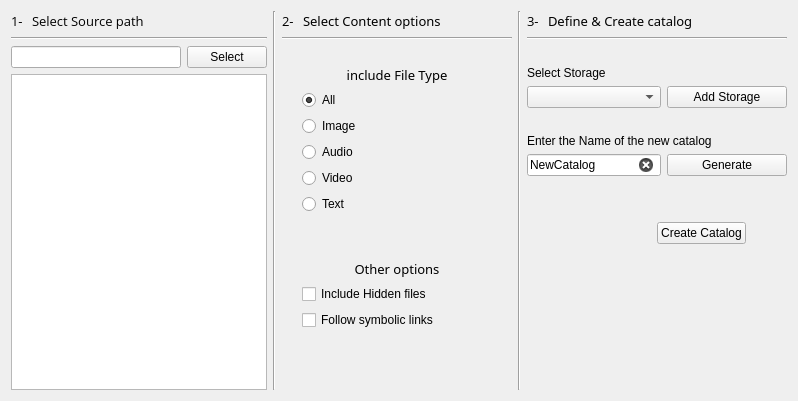
      <widget class="QWidget" name="tab_Create">
       <attribute name="icon">
        <iconset theme="journal-new">
         <normaloff>.</normaloff>.</iconset>
       </attribute>
       <attribute name="title">
        <string>Create</string>
       </attribute>
       <attribute name="toolTip">
        <string>Create a catalog</string>
       </attribute>
       <layout class="QGridLayout" name="gridLayout_3">
        <item row="0" column="2">
         <layout class="QVBoxLayout" name="Create_verticalLayout_2_OptionsButton">
          <item>
           <layout class="QHBoxLayout" name="horizontalLayout_2">
            <item>
             <widget class="QLabel" name="Create_label_SelectThePath_4">
              <property name="minimumSize">
               <size>
                <width>0</width>
                <height>0</height>
               </size>
              </property>
              <property name="maximumSize">
               <size>
                <width>25</width>
                <height>16777215</height>
               </size>
              </property>
              <property name="font">
               <font>
                <family>Open Sans</family>
                <pointsize>10</pointsize>
               </font>
              </property>
              <property name="text">
               <string>2- </string>
              </property>
              <property name="margin">
               <number>6</number>
              </property>
             </widget>
            </item>
            <item>
             <widget class="QLabel" name="Create_label_SelectContent">
              <property name="font">
               <font>
                <family>Noto Sans</family>
                <pointsize>10</pointsize>
               </font>
              </property>
              <property name="text">
               <string>Select Content options</string>
              </property>
              <property name="margin">
               <number>6</number>
              </property>
             </widget>
            </item>
            <item>
             <spacer name="horizontalSpacer_3">
              <property name="orientation">
               <enum>Qt::Horizontal</enum>
              </property>
              <property name="sizeHint" stdset="0">
               <size>
                <width>40</width>
                <height>20</height>
               </size>
              </property>
             </spacer>
            </item>
           </layout>
          </item>
          <item>
           <widget class="Line" name="Create_hline_02">
            <property name="minimumSize">
             <size>
              <width>230</width>
              <height>0</height>
             </size>
            </property>
            <property name="orientation">
             <enum>Qt::Horizontal</enum>
            </property>
           </widget>
          </item>
          <item>
           <layout class="QVBoxLayout" name="Create_verticalLayout_includeFileType">
            <property name="leftMargin">
             <number>20</number>
            </property>
            <property name="topMargin">
             <number>20</number>
            </property>
            <property name="rightMargin">
             <number>20</number>
            </property>
            <property name="bottomMargin">
             <number>20</number>
            </property>
            <item>
             <widget class="QLabel" name="Create_label_includeFileType">
              <property name="font">
               <font>
                <family>Noto Sans</family>
                <pointsize>10</pointsize>
                <kerning>true</kerning>
               </font>
              </property>
              <property name="text">
               <string>include File Type</string>
              </property>
              <property name="alignment">
               <set>Qt::AlignCenter</set>
              </property>
             </widget>
            </item>
            <item>
             <widget class="QRadioButton" name="Create_radioButton_FileType_Any">
              <property name="enabled">
               <bool>true</bool>
              </property>
              <property name="locale">
               <locale language="English" country="UnitedStates"/>
              </property>
              <property name="text">
               <string>All</string>
              </property>
              <property name="checked">
               <bool>true</bool>
              </property>
             </widget>
            </item>
            <item>
             <widget class="QRadioButton" name="Create_radioButton_FileType_Image">
              <property name="enabled">
               <bool>true</bool>
              </property>
              <property name="locale">
               <locale language="English" country="UnitedStates"/>
              </property>
              <property name="text">
               <string>Image</string>
              </property>
             </widget>
            </item>
            <item>
             <widget class="QRadioButton" name="Create_radioButton_FileType_Audio">
              <property name="enabled">
               <bool>true</bool>
              </property>
              <property name="locale">
               <locale language="English" country="UnitedStates"/>
              </property>
              <property name="text">
               <string>Audio</string>
              </property>
             </widget>
            </item>
            <item>
             <widget class="QRadioButton" name="Create_radioButton_FileType_Video">
              <property name="enabled">
               <bool>true</bool>
              </property>
              <property name="locale">
               <locale language="English" country="UnitedStates"/>
              </property>
              <property name="text">
               <string>Video</string>
              </property>
             </widget>
            </item>
            <item>
             <widget class="QRadioButton" name="Create_radioButton_FileType_Text">
              <property name="enabled">
               <bool>true</bool>
              </property>
              <property name="locale">
               <locale language="English" country="UnitedStates"/>
              </property>
              <property name="text">
               <string>Text</string>
              </property>
             </widget>
            </item>
           </layout>
          </item>
          <item>
           <layout class="QVBoxLayout" name="Create_verticalLayout_includeOther">
            <property name="leftMargin">
             <number>20</number>
            </property>
            <property name="topMargin">
             <number>20</number>
            </property>
            <property name="rightMargin">
             <number>20</number>
            </property>
            <property name="bottomMargin">
             <number>20</number>
            </property>
            <item>
             <widget class="QLabel" name="Create_label_OtherOptions">
              <property name="font">
               <font>
                <family>Noto Sans</family>
                <pointsize>10</pointsize>
                <kerning>true</kerning>
               </font>
              </property>
              <property name="text">
               <string>Other options</string>
              </property>
              <property name="alignment">
               <set>Qt::AlignCenter</set>
              </property>
             </widget>
            </item>
            <item>
             <widget class="QCheckBox" name="Create_checkBox_IncludeHidden">
              <property name="text">
               <string>Include Hidden files</string>
              </property>
             </widget>
            </item>
            <item>
             <widget class="QCheckBox" name="Create_checkBox_IncludeSymblinks">
              <property name="locale">
               <locale language="English" country="UnitedStates"/>
              </property>
              <property name="text">
               <string>Follow symbolic links</string>
              </property>
             </widget>
            </item>
           </layout>
          </item>
          <item>
           <spacer name="Create_verticalSpacer_01">
            <property name="orientation">
             <enum>Qt::Vertical</enum>
            </property>
            <property name="sizeHint" stdset="0">
             <size>
              <width>20</width>
              <height>40</height>
             </size>
            </property>
           </spacer>
          </item>
         </layout>
        </item>
        <item row="0" column="4">
         <layout class="QVBoxLayout" name="Create_verticalLayout_3_DefineCreate">
          <property name="spacing">
           <number>6</number>
          </property>
          <property name="topMargin">
           <number>0</number>
          </property>
          <item>
           <layout class="QHBoxLayout" name="horizontalLayout_3">
            <item>
             <widget class="QLabel" name="Create_label_SelectThePath_5">
              <property name="minimumSize">
               <size>
                <width>0</width>
                <height>0</height>
               </size>
              </property>
              <property name="maximumSize">
               <size>
                <width>25</width>
                <height>16777215</height>
               </size>
              </property>
              <property name="font">
               <font>
                <family>Open Sans</family>
                <pointsize>10</pointsize>
               </font>
              </property>
              <property name="text">
               <string>3- </string>
              </property>
              <property name="margin">
               <number>6</number>
              </property>
             </widget>
            </item>
            <item>
             <widget class="QLabel" name="Create_label_DefineCreate">
              <property name="font">
               <font>
                <family>Noto Sans</family>
                <pointsize>10</pointsize>
               </font>
              </property>
              <property name="text">
               <string>Define &amp; Create catalog</string>
              </property>
              <property name="margin">
               <number>6</number>
              </property>
             </widget>
            </item>
            <item>
             <spacer name="horizontalSpacer_4">
              <property name="orientation">
               <enum>Qt::Horizontal</enum>
              </property>
              <property name="sizeHint" stdset="0">
               <size>
                <width>40</width>
                <height>20</height>
               </size>
              </property>
             </spacer>
            </item>
           </layout>
          </item>
          <item>
           <widget class="Line" name="Create_hline_03">
            <property name="orientation">
             <enum>Qt::Horizontal</enum>
            </property>
           </widget>
          </item>
          <item>
           <spacer name="Create_verticalSpacer_02">
            <property name="orientation">
             <enum>Qt::Vertical</enum>
            </property>
            <property name="sizeType">
             <enum>QSizePolicy::Fixed</enum>
            </property>
            <property name="sizeHint" stdset="0">
             <size>
              <width>20</width>
              <height>20</height>
             </size>
            </property>
           </spacer>
          </item>
          <item>
           <widget class="QLabel" name="Create_label_SelectStorage">
            <property name="text">
             <string>Select Storage</string>
            </property>
           </widget>
          </item>
          <item>
           <layout class="QHBoxLayout" name="Create_horizontalLayout_AddStorage">
            <item>
             <widget class="QComboBox" name="Create_comboBox_StorageSelection">
              <property name="sizePolicy">
               <sizepolicy hsizetype="Expanding" vsizetype="Fixed">
                <horstretch>0</horstretch>
                <verstretch>0</verstretch>
               </sizepolicy>
              </property>
             </widget>
            </item>
            <item>
             <widget class="QPushButton" name="Create_pushButton_AddStorage">
              <property name="minimumSize">
               <size>
                <width>120</width>
                <height>0</height>
               </size>
              </property>
              <property name="toolTip">
               <string>Add a new storage device</string>
              </property>
              <property name="text">
               <string>Add Storage</string>
              </property>
              <property name="icon">
               <iconset theme="drive-harddisk">
                <normaloff>.</normaloff>.</iconset>
              </property>
              <property name="iconSize">
               <size>
                <width>22</width>
                <height>22</height>
               </size>
              </property>
             </widget>
            </item>
           </layout>
          </item>
          <item>
           <spacer name="Create_verticalSpacer_03">
            <property name="orientation">
             <enum>Qt::Vertical</enum>
            </property>
            <property name="sizeType">
             <enum>QSizePolicy::Fixed</enum>
            </property>
            <property name="sizeHint" stdset="0">
             <size>
              <width>20</width>
              <height>20</height>
             </size>
            </property>
           </spacer>
          </item>
          <item>
           <widget class="QLabel" name="Create_label_CatalogName">
            <property name="text">
             <string>Enter the Name of the new catalog</string>
            </property>
            <property name="margin">
             <number>0</number>
            </property>
           </widget>
          </item>
          <item>
           <layout class="QHBoxLayout" name="Create_horizontalLayout_Generate">
            <item>
             <widget class="QLineEdit" name="Create_lineEdit_NewCatalogName">
              <property name="text">
               <string>NewCatalog</string>
              </property>
              <property name="placeholderText">
               <string>Enter a name for your new catalog</string>
              </property>
              <property name="clearButtonEnabled">
               <bool>true</bool>
              </property>
             </widget>
            </item>
            <item>
             <widget class="QPushButton" name="Create_pushButton_GenerateFromPath">
              <property name="enabled">
               <bool>true</bool>
              </property>
              <property name="minimumSize">
               <size>
                <width>120</width>
                <height>0</height>
               </size>
              </property>
              <property name="toolTip">
               <string>Generate a catalog name based on the path.</string>
              </property>
              <property name="text">
               <string>Generate</string>
              </property>
              <property name="icon">
               <iconset theme="tools-wizard">
                <normaloff>.</normaloff>.</iconset>
              </property>
              <property name="iconSize">
               <size>
                <width>22</width>
                <height>22</height>
               </size>
              </property>
             </widget>
            </item>
           </layout>
          </item>
          <item>
           <spacer name="Create_verticalSpacer_04">
            <property name="orientation">
             <enum>Qt::Vertical</enum>
            </property>
            <property name="sizeType">
             <enum>QSizePolicy::Fixed</enum>
            </property>
            <property name="sizeHint" stdset="0">
             <size>
              <width>100</width>
              <height>40</height>
             </size>
            </property>
           </spacer>
          </item>
          <item>
           <layout class="QHBoxLayout" name="Create_horizontalLayout_Create">
            <item>
             <spacer name="Create_horizontalSpacer_01">
              <property name="orientation">
               <enum>Qt::Horizontal</enum>
              </property>
              <property name="sizeType">
               <enum>QSizePolicy::Fixed</enum>
              </property>
              <property name="sizeHint" stdset="0">
               <size>
                <width>130</width>
                <height>20</height>
               </size>
              </property>
             </spacer>
            </item>
            <item>
             <widget class="QPushButton" name="Create_pushButton_CreateCatalog">
              <property name="minimumSize">
               <size>
                <width>0</width>
                <height>0</height>
               </size>
              </property>
              <property name="toolTip">
               <string>Launch the cataloging and save it to a file</string>
              </property>
              <property name="styleSheet">
               <string notr="true"/>
              </property>
              <property name="text">
               <string>Create Catalog</string>
              </property>
              <property name="icon">
               <iconset theme="document-save">
                <normaloff>.</normaloff>.</iconset>
              </property>
              <property name="iconSize">
               <size>
                <width>22</width>
                <height>22</height>
               </size>
              </property>
             </widget>
            </item>
            <item>
             <spacer name="Create_horizontalSpacer_02">
              <property name="orientation">
               <enum>Qt::Horizontal</enum>
              </property>
              <property name="sizeHint" stdset="0">
               <size>
                <width>40</width>
                <height>20</height>
               </size>
              </property>
             </spacer>
            </item>
           </layout>
          </item>
          <item>
           <spacer name="Create_verticalSpacer_05">
            <property name="orientation">
             <enum>Qt::Vertical</enum>
            </property>
            <property name="sizeHint" stdset="0">
             <size>
              <width>20</width>
              <height>40</height>
             </size>
            </property>
           </spacer>
          </item>
         </layout>
        </item>
        <item row="0" column="1">
         <widget class="Line" name="Create_vline_01">
          <property name="orientation">
           <enum>Qt::Vertical</enum>
          </property>
         </widget>
        </item>
        <item row="0" column="3">
         <widget class="Line" name="Create_vline_02">
          <property name="orientation">
           <enum>Qt::Vertical</enum>
          </property>
         </widget>
        </item>
        <item row="0" column="0">
         <layout class="QVBoxLayout" name="Create_verticalLayout_1_SelectPath">
          <item>
           <layout class="QHBoxLayout" name="horizontalLayout">
            <item>
             <widget class="QLabel" name="Create_label_SelectThePath_3">
              <property name="minimumSize">
               <size>
                <width>0</width>
                <height>0</height>
               </size>
              </property>
              <property name="maximumSize">
               <size>
                <width>25</width>
                <height>16777215</height>
               </size>
              </property>
              <property name="font">
               <font>
                <family>Open Sans</family>
                <pointsize>10</pointsize>
               </font>
              </property>
              <property name="text">
               <string>1- </string>
              </property>
              <property name="margin">
               <number>6</number>
              </property>
             </widget>
            </item>
            <item>
             <widget class="QLabel" name="Create_label_SelectThePath">
              <property name="minimumSize">
               <size>
                <width>0</width>
                <height>0</height>
               </size>
              </property>
              <property name="maximumSize">
               <size>
                <width>150</width>
                <height>16777215</height>
               </size>
              </property>
              <property name="font">
               <font>
                <family>Open Sans</family>
                <pointsize>10</pointsize>
               </font>
              </property>
              <property name="text">
               <string>Select Source path</string>
              </property>
              <property name="margin">
               <number>6</number>
              </property>
             </widget>
            </item>
            <item>
             <spacer name="horizontalSpacer_2">
              <property name="orientation">
               <enum>Qt::Horizontal</enum>
              </property>
              <property name="sizeHint" stdset="0">
               <size>
                <width>40</width>
                <height>20</height>
               </size>
              </property>
             </spacer>
            </item>
           </layout>
          </item>
          <item>
           <widget class="Line" name="Create_hline_01">
            <property name="orientation">
             <enum>Qt::Horizontal</enum>
            </property>
           </widget>
          </item>
          <item>
           <layout class="QHBoxLayout" name="Create_horizontalLayout_Input">
            <item>
             <widget class="QLineEdit" name="Create_lineEdit_NewCatalogPath">
              <property name="text">
               <string/>
              </property>
              <property name="clearButtonEnabled">
               <bool>true</bool>
              </property>
             </widget>
            </item>
            <item>
             <widget class="QPushButton" name="Create_pushButton_PickPath">
              <property name="maximumSize">
               <size>
                <width>120</width>
                <height>16777215</height>
               </size>
              </property>
              <property name="toolTip">
               <string>Select the path</string>
              </property>
              <property name="text">
               <string>Select</string>
              </property>
              <property name="icon">
               <iconset theme="edit-select">
                <normaloff>.</normaloff>.</iconset>
              </property>
             </widget>
            </item>
           </layout>
          </item>
          <item>
           <widget class="QTreeView" name="Create_treeView_Explorer"/>
          </item>
         </layout>
        </item>
       </layout>
      </widget>
